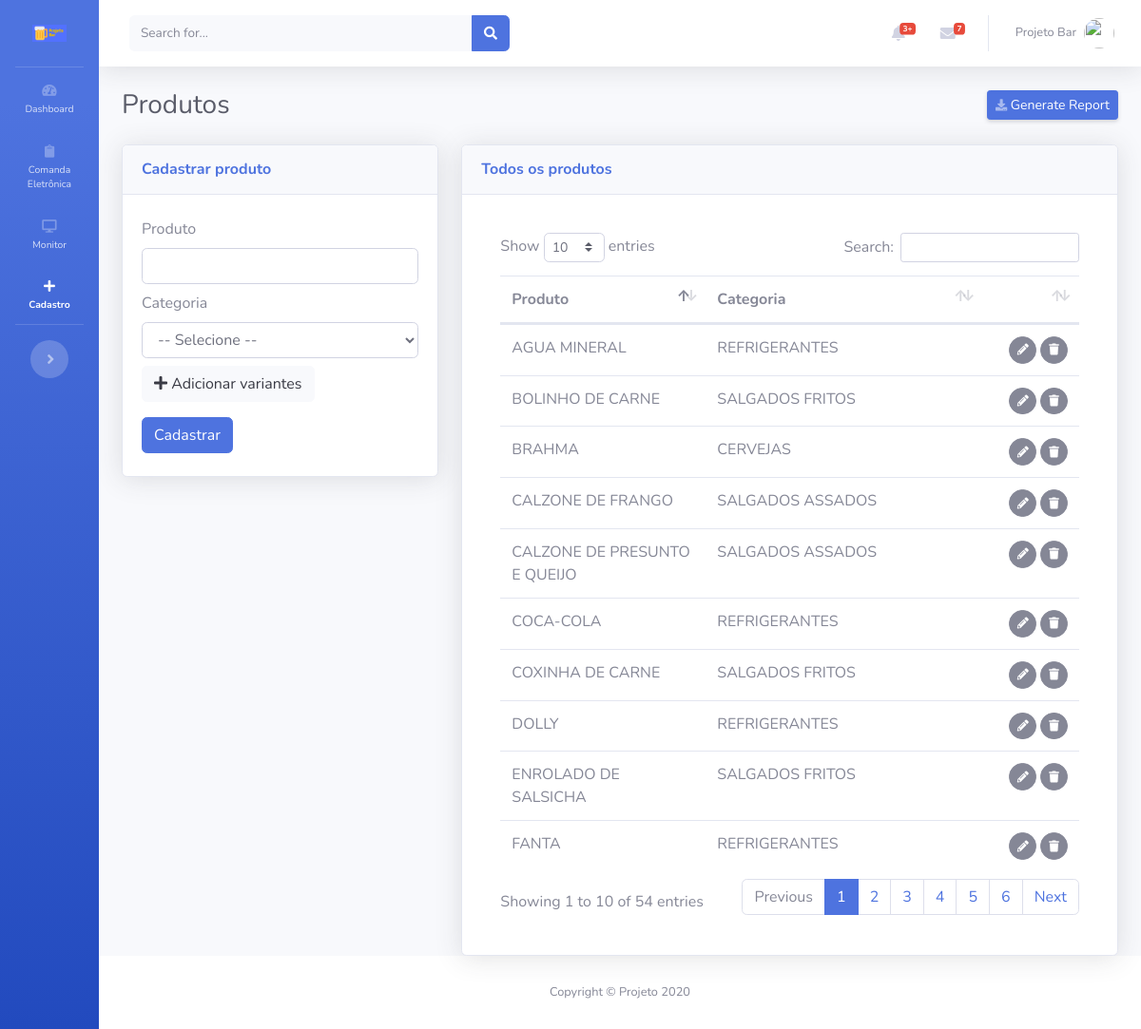
Page /views/produtos/Cadastrar.php (signed in) on the committed database.
### tables this page shows
CREATE TABLE IF NOT EXISTS `usuarios` (
  `id` int(10) unsigned zerofill NOT NULL AUTO_INCREMENT,
  `login` varchar(30) DEFAULT NULL,
  `nome` varchar(155) NOT NULL,
  `sobrenome` varchar(155) NOT NULL,
  `senha` varchar(40) DEFAULT NULL,
  `email` varchar(155) NOT NULL,
  `nivel` varchar(80) NOT NULL,
  PRIMARY KEY (`id`)
);

CREATE TABLE IF NOT EXISTS `produtos` (
  `id` int(11) NOT NULL AUTO_INCREMENT,
  `produto` varchar(200) NOT NULL,
  `categoria` int(11) NOT NULL COMMENT 'FK',
  `usuario` int(11) NOT NULL COMMENT 'FK',
  `cadastro` datetime NOT NULL,
  `modificado` datetime NOT NULL,
  PRIMARY KEY (`id`)
);

CREATE TABLE IF NOT EXISTS `categorias` (
  `id` int(11) NOT NULL AUTO_INCREMENT,
  `categoria` varchar(200) NOT NULL,
  `icone` varchar(255) NOT NULL,
  `usuario` int(11) NOT NULL COMMENT 'FK',
  `cadastro` datetime NOT NULL,
  `modificado` datetime NOT NULL,
  PRIMARY KEY (`id`)
);

### config.php (called while the page is built, shortened)
<?php
$app_name= 'projeto';
$app_token= 'appbar1';

### controllers/sidebar/ControllerSidebarToggle.php (called while the page is built)
<?php
$sqlCosultaToggle="SELECT * FROM sidebar WHERE id_usuario = '".$_SESSION['id'.$app_token]."' LIMIT 1";
$resultCosultaToggle=mysqli_query($conecta,$sqlCosultaToggle);
$CosultaToggle=mysqli_fetch_assoc($resultCosultaToggle);

### views/produtos/templates/FormularioExibir.php (the view, shortened to what this page needs)
<div class="card shadow mb-12" id="cardFormularioExibir" style="display:none;">
  <div class="card-header py-3">
    <h6 class="m-0 font-weight-bold text-primary">Todos os produtos</h6>
  </div>
  <div class="card-body">
    <?php
    $sql="
    SELECT
    a.id,
    a.produto,
    b.categoria
    FROM produtos a
    LEFT JOIN categorias b on (a.categoria=b.id) order by produto ASC";
    if ($result=mysqli_query($conecta,$sql))
    {
      ?>
      <div class="card-body">
        <div class="table-responsive">
          <table class="table cell-border table-hover" id="dataTable" width="100%" cellspacing="0">
            <thead>
              <tr>
                <th>Produto</th>
                <th>Categoria</th>
                <th></th>
              </tr>
            </thead>
            <tfoot>
              <tbody>
                <?php
                while ($row=mysqli_fetch_assoc($result))
                {
                 ?>
                 <tr>
                  <td><?php echo $row['produto'];?></td>
                  <td><?php echo $row['categoria'];?></td>
                  <td align="right">
                    <span id="acoes">
                      <button class="btn btn-secondary btn-circle btn-sm botaoEditarProdutoTransicao" idproduto="<?=$row['id']?>">
                        <i class="fas fa-pencil-alt"></i></button>
                        <button class="btn btn-secondary btn-circle btn-sm botaoExcluirProdutoTransicao" data-toggle="modal" data-target="#modalExcluirProduto" idproduto="<?=$row['id']?>"> <i class="fas fa-trash"></i>
                        </span>
                      </td>
                    </tr>
                    <?php
                  }
                  ?>
                </tbody>
              </table>
            </div>
          </div>
          <?php
        }
        ?>
      </div>
    </div>

### inc/header.php (shortened to what this page needs)
<!DOCTYPE html>
<html lang="pt-br">
<head>
  <link href="<?php echo BASEURL; ?>vendor/fontawesome-free/css/all.min.css" rel="stylesheet" type="text/css">
  <link href="<?php echo BASEURL; ?>css/sb-admin-2.css" rel="stylesheet">
  <link href="<?php echo BASEURL;?>vendor/alertify/css/alertify.min.css" rel="stylesheet">
</head>
  <?php include_once($ControllerSidebarToggle); ?>

### views/produtos/Cadastrar.php (shortened to what this page needs)
<?php
$app_item="cadastro";
$app_page_name="produtos";
include ('../../config.php');
include('../../inc/header.php');
?>
<link href="<?php echo BASEURL;?>vendor/datatables/dataTables.bootstrap4.min.css" rel="stylesheet">
<body id="page-top">
  <div id="wrapper">
    <?php include('../../inc/sidebar.php'); ?>
    <div id="content-wrapper" class="d-flex flex-column">
      <div id="content">
       <?php include('../../inc/topbar.php'); ?>
       <div class="container-fluid">
        <div class="d-sm-flex align-items-center justify-content-between mb-4">
          <h1 class="h3 mb-0 text-gray-800"><?php echo ucfirst($app_page_name); ?></h1>
          <a href="#" class="d-none d-sm-inline-block btn btn-sm btn-primary shadow-sm"><i class="fas fa-download fa-sm text-white-50"></i> Generate Report</a>
        </div>
        <div id="contentTemplateMaster">
         <?php include ('templates/TemplateMaster.php'); ?>
       </div>
     </div>
   </div>
 </div>
</div>
<?php include('../../inc/footer.php'); ?>

### inc/sidebar.php (shortened to what this page needs)
    <ul class="navbar-nav bg-gradient-primary sidebar sidebar-dark accordion  <?php echo $CosultaToggle['status']; ?>" id="accordionSidebar">
      <a class="sidebar-brand d-flex align-items-center justify-content-center" href="<?php echo BASEURL.'index.php'; ?>">
        <img src="<?php echo BASEURL;?>img/logo_azul_small.png" width="50%">
    </a>
    <hr class="sidebar-divider my-0">
    <li class="nav-item <?php if($app_item=='dashboard'){echo 'active';} else {'';} ?>">
      <a class="nav-link" href="<?php echo BASEURL.'index.php'; ?>">
        <i class="fas fa-fw fa-tachometer-alt"></i>
        <span>Dashboard</span></a>
      </li>
      <li class="nav-item <?php if($app_item=='comanda eletronica'){echo 'active';} else {'';} ?>">
        <a class="nav-link collapsed" href="#" data-toggle="collapse" data-target="#collapsePage1" aria-expanded="true" aria-controls="collapsePages">
          <i class="fas fa-clipboard"></i>
          <span>Comanda Eletrônica</span>
        </a>
    </li>
    <li class="nav-item <?php if($app_item=='monitor'){echo 'active';} else {'';} ?>">
      <a class="nav-link collapsed" href="#" data-toggle="collapse" data-target="#collapsePage2" aria-expanded="true" aria-controls="collapsePages">
        <i class="fas fa-desktop"></i>
        <span>Monitor</span>
      </a>
  </li>
  <li class="nav-item <?php if($app_item=='cadastro'){echo 'active';} else {'';} ?>">
    <a class="nav-link collapsed" href="#" data-toggle="collapse" data-target="#collapsePages3" aria-expanded="true" aria-controls="collapsePages">
      <i class="fas fa-plus"></i>
      <span>Cadastro</span>
    </a>
</li>
  <hr class="sidebar-divider d-none d-md-block">
  <div class="text-center d-none d-md-inline">
    <button class="rounded-circle border-0 sidebarToggle" id="sidebarToggle" name="sidebarToggle"></button>
  </div>
</ul>

### inc/topbar.php (shortened to what this page needs)
<?php
$sqltopbar="SELECT login,nome,sobrenome,email FROM usuarios WHERE login = '".$_SESSION['login'.$app_token]."'";
$conecta->query($sqltopbar);
$topbar=mysqli_fetch_assoc(mysqli_query($conecta,$sqltopbar));
?>
        <nav class="navbar navbar-expand navbar-light bg-white topbar mb-4 static-top shadow">
          <form class="d-none d-sm-inline-block form-inline mr-auto ml-md-3 my-2 my-md-0 mw-100 navbar-search">
            <div class="input-group">
              <input type="text" class="form-control bg-light border-0 small" placeholder="Search for..." aria-label="Search" aria-describedby="basic-addon2">
              <div class="input-group-append">
                <button class="btn btn-primary" type="button">
                  <i class="fas fa-search fa-sm"></i>
                </button>
              </div>
            </div>
          </form>
          <ul class="navbar-nav ml-auto">
            <li class="nav-item dropdown no-arrow mx-1">
              <a class="nav-link dropdown-toggle" href="#" id="alertsDropdown" role="button" data-toggle="dropdown" aria-haspopup="true" aria-expanded="false">
                <i class="fas fa-bell fa-fw"></i>
                <span class="badge badge-danger badge-counter">3+</span>
              </a>
            </li>
            <li class="nav-item dropdown no-arrow mx-1">
              <a class="nav-link dropdown-toggle" href="#" id="messagesDropdown" role="button" data-toggle="dropdown" aria-haspopup="true" aria-expanded="false">
                <i class="fas fa-envelope fa-fw"></i>
                <span class="badge badge-danger badge-counter">7</span>
              </a>
            </li>
            <li class="nav-item dropdown no-arrow">
              <a class="nav-link dropdown-toggle" href="#" id="userDropdown" role="button" data-toggle="dropdown" aria-haspopup="true" aria-expanded="false">
                <span class="mr-2 d-none d-lg-inline text-gray-600 small">
                  <?php echo ucfirst(strtolower($topbar['nome']))." ".ucfirst(strtolower($topbar['sobrenome'])); ?></span>
                <img class="img-profile rounded-circle" src="https://source.unsplash.com/QAB-WJcbgJk/60x60">
              </a>
            </li>
          </ul>
        </nav>

### views/produtos/templates/TemplateMaster.php (shortened to what this page needs)
<?php
$FormularioCadastrar = $_SERVER['DOCUMENT_ROOT'];
$FormularioCadastrar .= BASEURL . "views/produtos/templates/FormularioCadastrar.php";
$FormularioExibir = $_SERVER['DOCUMENT_ROOT'];
$FormularioExibir .= BASEURL . "views/produtos/templates/FormularioExibir.php";
?>
<div class="row">
<div class="col-xl-4 col-lg-5">
<?php include ($FormularioCadastrar); ?>
</div>
<div class="col-xl-8 col-lg-7">
<?php include ($FormularioExibir); ?>

### views/produtos/templates/FormularioCadastrar.php (shortened to what this page needs)
  <div class="card shadow mb-4 FormularioCadastrarProduto">
    <div class="card-header py-3">
      <h6 class="m-0 font-weight-bold text-primary">Cadastrar produto</h6>
    </div>
    <div class="card-body">
      <div class="row">
        <div class="col-12 col-md-12 col-xl-12 col-lg-9 py-1">
          <label>Produto</label>
          <input type="text" id="produto" class="form-control"  required />
        </div>
        <div class="col-12 col-md-12 col-xl-12 col-lg-9 py-1">
          <label>Categoria</label>
          <select class="form-control" id="categoria">
            <?php include($ModelSelectCategoria); ?>
          </select>
        </div>
      <div class="col-12 col-md-12 col-xl-12 col-lg-9 py-1">
        <button type="button" class="btn btn-light" onclick="addCampos()"><i class="fas fa-plus"></i> Adicionar variantes</button>
      </div>
      <div class="col-12 col-md-12 col-xl-12 col-lg-9 py-1">
      </div>
    </div>
    <div class="row">
      <div class="col-2 col-md-2 col-xl-1 col-lg-1 py-1">
        <button class="btn btn-primary" id="botaoCadastrarProduto">Cadastrar</button>
      </div>
    </div>
  </div>
</div>

### models/categorias/ModelSelect.php (shortened to what this page needs)
<?php
$consultarCategoria = "SELECT * FROM categorias";
if ($result=mysqli_query($conecta,$consultarCategoria))
{
	echo "<option value=''>-- Selecione --</option>";
}

### inc/footer.php (shortened to what this page needs)
      <footer class="sticky-footer bg-white">
        <div class="container my-auto">
          <div class="copyright text-center my-auto">
            <span>Copyright &copy; <?=ucwords(strtolower($app_name))." ".date("Y");?> </span>
          </div>
        </div>
      </footer>
    </div>
  </div>
</body>
</html>

### rows in the picture
usuarios: nome "Projeto", sobrenome "Bar"
produtos: produto "AGUA MINERAL", categorias.categoria "REFRIGERANTES"
produtos: produto "BOLINHO DE CARNE", categorias.categoria "SALGADOS FRITOS"
produtos: produto "BRAHMA", categorias.categoria "CERVEJAS"
produtos: produto "CALZONE DE FRANGO", categorias.categoria "SALGADOS ASSADOS"
produtos: produto "CALZONE DE PRESUNTO E QUEIJO", categorias.categoria "SALGADOS ASSADOS"
produtos: produto "COCA-COLA", categorias.categoria "REFRIGERANTES"
produtos: produto "COXINHA DE CARNE", categorias.categoria "SALGADOS FRITOS"
produtos: produto "DOLLY", categorias.categoria "REFRIGERANTES"
produtos: produto "ENROLADO DE SALSICHA", categorias.categoria "SALGADOS FRITOS"
produtos: produto "FANTA", categorias.categoria "REFRIGERANTES"

### other values in the picture
$app_page_name "Produtos"
$app_name "Projeto"
